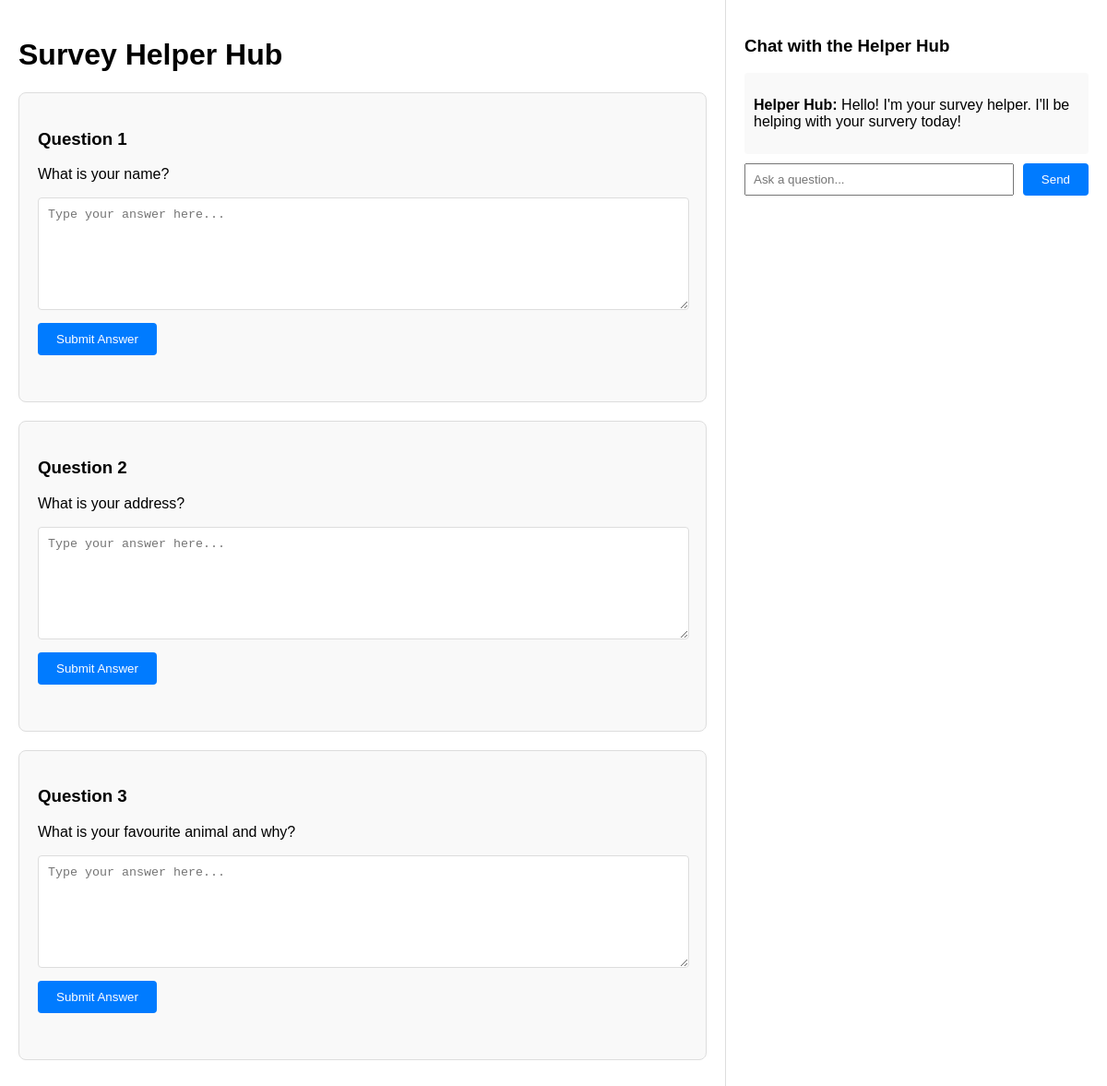
The page / on the database its author committed.
### LLM_Survey_Bot_App/database.py (models this page shows)
class Question(Base):
    __tablename__ = "questions"
    id = Column(Integer, primary_key=True, index=True)
    question_text = Column(String, index=True)
    quality_guideline = Column(String, default="")
    score = Column(Integer, default=0)
    answers = relationship("Answer", back_populates="question")

### LLM_Survey_Bot_App/main.py (the view)
@app.get("/")
async def home(request: Request, db: Session = Depends(get_db)):
    questions = db.query(models.Question).all()
    return templates.TemplateResponse(
        "index.html",
        {"request": request, "questions": questions}
    )

### LLM_Survey_Bot_App/templates/index.html (shortened to what this page needs)
<!DOCTYPE html>
<html lang="en">
<head>
</head>
<body>
    <div class="container">
        <div class="questions-container">
            <h1>Survey Helper Hub</h1>
            {% if questions %}
                {% for question in questions %}
                    <div class="question-card">
                        <h3>Question {{ question.id }}</h3>
                        <p>{{ question.question_text }}</p>
                        <div class="answer-form">
                            <form onsubmit="submitAnswer(this, event)" data-question-id="{{ question.id }}">
                                <textarea
                                    id="answer-{{ question.id }}"
                                    placeholder="Type your answer here..."
                                    required
                                ></textarea>
                                <button type="submit">Submit Answer</button>
                            </form>
                            <div id="feedback-{{ question.id }}" class="feedback"></div>
                        </div>
                    </div>
                {% endfor %}
            {% else %}
                <p>No questions available at the moment.</p>
            {% endif %}
        </div>
        <div class="chat-container">
            <h3>Chat with the Helper Hub</h3>
            <div class="chat-messages" id="chat-messages"></div>
            <div class="chat-input">
                <input type="text" id="chat-input" placeholder="Ask a question...">
                <button onclick="sendMessage()">Send</button>
            </div>
        </div>
    </div>
</body>
</html>

### LLM_Survey_Bot_App/templates/index.html (style rules this page uses)
body { font-family: Arial, sans-serif; margin: 0; padding: 0; display: flex; height: 100vh; }
.container { display: flex; width: 100%; }
.questions-container { flex: 2; padding: 20px; box-sizing: border-box; overflow-y: auto; border-right: 1px solid #ddd; }
.chat-container { flex: 1; padding: 20px; box-sizing: border-box; overflow-y: auto; }
.question-card { border: 1px solid #ddd; border-radius: 8px; padding: 20px; margin-bottom: 20px; background-color: #f9f9f9; }
.answer-form { margin-top: 10px; }
textarea { width: calc(100% - 20px); min-height: 100px; margin-bottom: 10px; padding: 10px; border: 1px solid #ddd; border-radius: 4px; }
button { background-color: #007bff; color: white; border: none; padding: 10px 20px; border-radius: 4px; cursor: pointer; }
.feedback { margin-top: 10px; padding: 10px; border-radius: 4px; }
.chat-messages { flex: 1; overflow-y: auto; margin-bottom: 10px; padding: 10px; background: #f9f9f9; border-radius: 4px; }
.chat-input { display: flex; gap: 10px; }
.chat-input input { flex: 1; padding: 8px; }

### rows shown on the page
Question: id "1", question_text "What is your name?", id "Type your answer here..."
Question: id "2", question_text "What is your address?", id "Type your answer here..."
Question: id "3", question_text "What is your favourite animal and why?", id "Type your answer here..."
